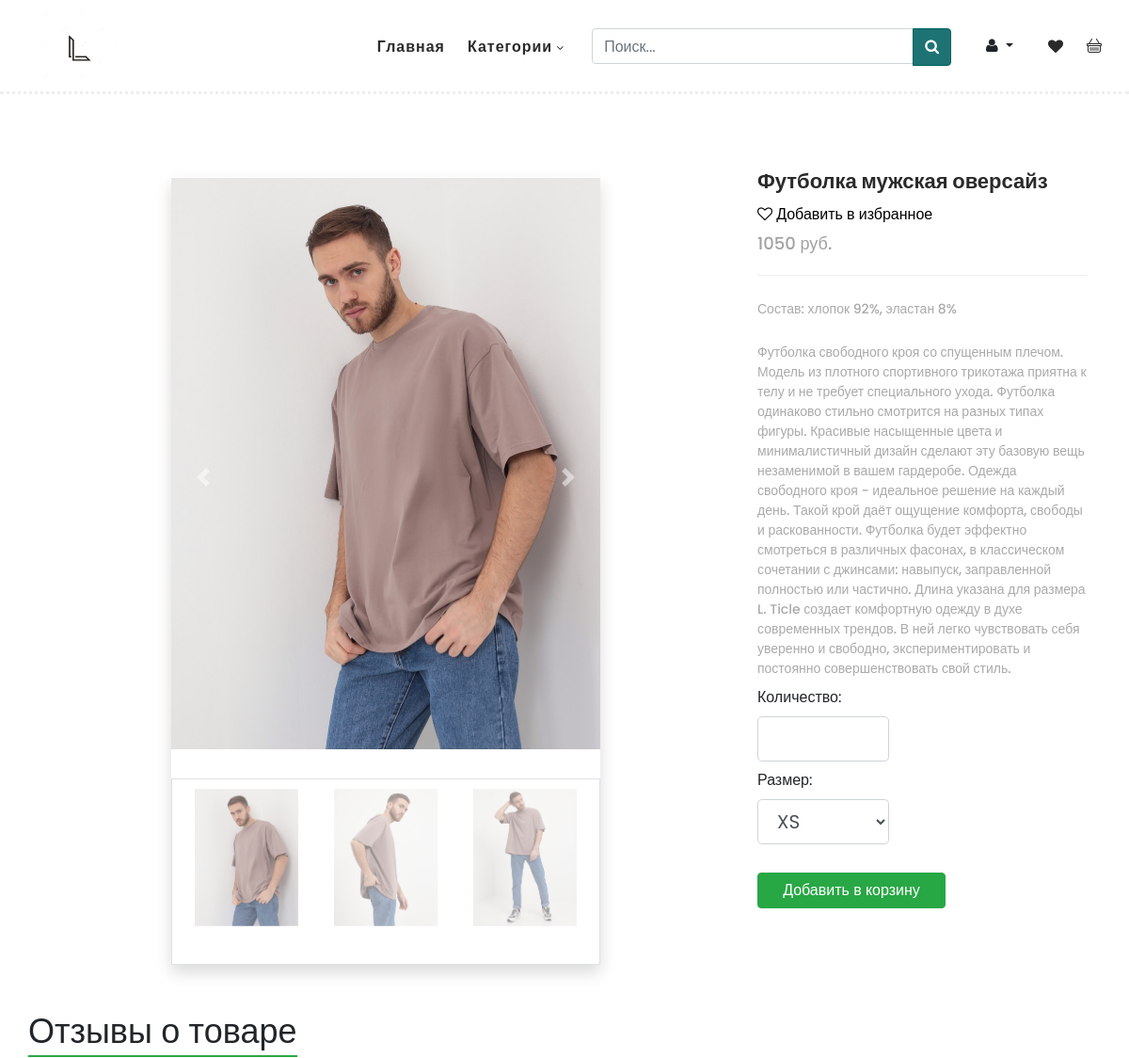
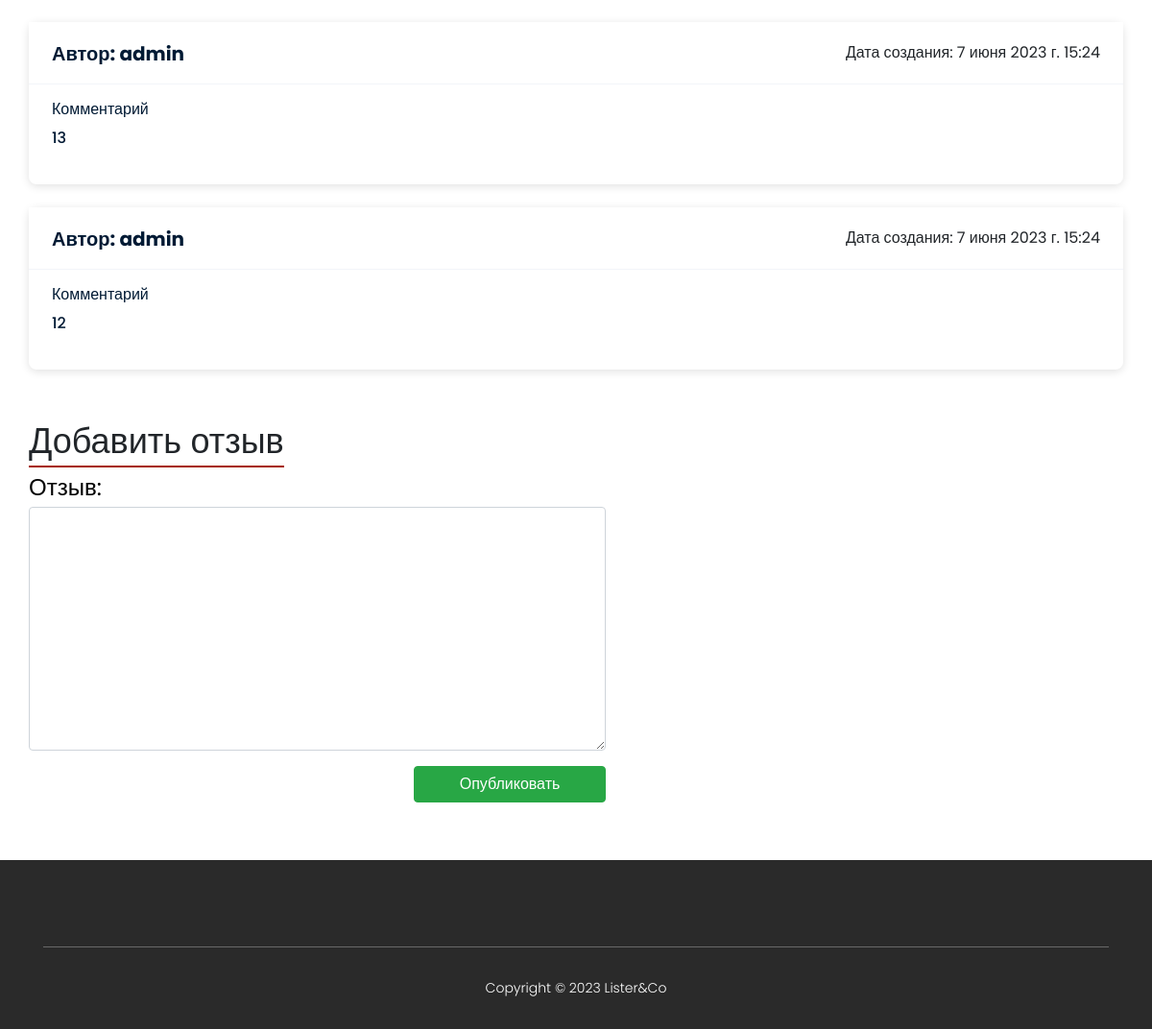
Page /product/1 on the committed database (2 pictures, top to bottom).
### store/models.py (models this page shows, shortened)
class Product(models.Model):
    name = models.CharField(max_length=100)
    description = models.TextField()
    materials = models.CharField(max_length=100)
    price = models.IntegerField(null=True)
    photo = models.ImageField(upload_to="photos/%Y/%m/%d", null=True)
    photo2 = models.ImageField(upload_to="photos/%Y/%m/%d", null=True)
    photo3 = models.ImageField(upload_to="photos/%Y/%m/%d", null=True)
    time_create = models.TimeField(auto_now_add=True)
    category = models.ForeignKey('Category', on_delete=models.PROTECT)
    class Meta:
        verbose_name = 'Одежда'
        verbose_name_plural = 'Одежда'
    def __str__(self):
        return self.name

class Review(models.Model):
    user = models.ForeignKey(User, on_delete=models.CASCADE)
    product = models.ForeignKey(Product, on_delete=models.CASCADE)
    text = models.TextField()
    time_create = models.DateTimeField(auto_now_add=True)
    class Meta:
        verbose_name = 'Отзыв'
        verbose_name_plural = 'Отзывы'

### store/views.py (the view)
# urls.py: path('product/<int:did>', ProductDetail.as_view(), name='detail'),
class ProductDetail(CategoryMixin, ListView):
    model = Product
    template_name = 'store/single-product.html'
    context_object_name = 'product'
    def get_context_data(self, *, object_list=None, **kwargs):
        context = super().get_context_data(**kwargs)
        context['form'] = AddBasketForm()
        context['form_review'] = ReviewForm()
        context['reviews'] = reversed(Review.objects.filter(product=Product.objects.get(id=self.kwargs['did'])))
        category_mixin = self.get_user_context()
        context['title'] = Product.objects.get(id=self.kwargs['did'])
        context = dict(list(context.items()) + list(category_mixin.items()))
        return context
    def get_queryset(self):
        return Product.objects.get(id=self.kwargs['did'])

### basket/forms.py
class AddBasketForm(forms.Form):
    quantity = forms.IntegerField(label="Количество", min_value=1, widget=forms.NumberInput(attrs={"class":"form-control form-control-lg form-width"}))
    size = forms.TypedChoiceField(label='Размер', choices=SIZES, widget=forms.Select(attrs={"class":"form-control form-control-lg form-width"}))
    update = forms.BooleanField(required=False, initial=False, widget=forms.HiddenInput)

### store/forms.py
class ReviewForm(forms.Form):
    text = forms.CharField(label="Отзыв", widget=forms.Textarea(attrs={"class":"form-control"}))

### store/models.py (called while the page is built)
    def get_absolute_url(self):
        return reverse('category', kwargs={'cid': self.pk})

### store/utils.py (called while the page is built)
    def get_user_context(self, **kwargs):
        context = kwargs
        categorys = Category.objects.all()
        context['categorys'] = categorys
        if 'cat_selected' not in context:
            context['cat_selected'] = 0
        return context

### store/templates/store/single-product.html (shortened to what this page needs)
{% extends 'store/base.html' %}
{% load static %}
{% load favorite_tags %}
{% block content %}
    <section class="section single-p" id="product">
        <div class="container">
            <div class="row">
                <div class="col-lg-8">
                <div class="left-images">
                    <div class="container py-2">
    <div class="row align-items-center">
        <div class="col-lg-8 offset-lg-2" id="slider">
            <div id="myCarousel" class="carousel slide shadow">
                <div class="carousel-inner">
                    <div class="active carousel-item" data-slide-number="0">
                        <img src="{{product.photo.url}}" class="img-fluid">
                    </div>
                    <a class="carousel-control-prev" href="#myCarousel" role="button" data-slide="prev">
                        <span class="carousel-control-prev-icon" aria-hidden="true"></span>
                    </a>
                    <a class="carousel-control-next" href="#myCarousel" role="button" data-slide="next">
                        <span class="carousel-control-next-icon" aria-hidden="true"></span>
                    </a>
                </div>
                <ul class="carousel-indicators list-inline mx-auto border px-2">
                    <li class="list-inline-item active d-flexx">
                        <a id="carousel-selector-0" class="selected d-flexx" data-slide-to="0" data-target="#myCarousel">
                            <img src="{{product.photo.url}}" class="img-fluid litimg">
                        </a>
                    </li>
                    <li class="list-inline-item d-flexx">
                        <a id="carousel-selector-1" class="d-flexx" data-slide-to="1" data-target="#myCarousel">
                            <img src="{{product.photo2.url}}" class="img-fluid litimg">
                        </a>
                    </li>
                    <li class="list-inline-item d-flexx">
                        <a id="carousel-selector-2" class="d-flexx" data-slide-to="2" data-target="#myCarousel">
                            <img src="{{product.photo3.url}}" class="img-fluid litimg">
                        </a>
                    </li>
                </ul>
            </div>
        </div>
    </div>
</div>
                </div>
            </div>
            <div class="col-lg-4">
                <div class="right-content">
                    <h4>{{product.name}}</h4>
                    <div class="favorite">
                        {% if user.is_authenticated %}
                            {% if product|is_favorite:user %}
                                <a class="favorites-a-added" href="{% url 'remove_from_favorite' product.id %}"><i class="fa fa-heart" aria-hidden="true"><span class="span-fav"> Убрать из избранного</span></i></a>
                            {% else %}
                                <a class="favorites-a-not-added" href="{% url 'add_to_favorite' product.id %}"><i class="fa fa-heart-o" aria-hidden="true"><span class="span-fav"> Добавить в избранное</span></i></a>
                            {% endif %}
                        {% else %}
                                <a class="favorites-a-not-added" href="{% url 'login' %}"><i class="fa fa-heart-o" aria-hidden="true"><span class="span-fav"> Добавить в избранное</span></i></a>
                        {% endif %}
                    </div>
                    <span class="price">{{product.price}} руб.</span>
                    <span>Состав: {{product.materials}}</span>
                    <span>{{product.description}}</span>
                    <div class="total">
                        <form action="{% url 'basket_add' product.pk %}" method="post">
							<div>
                                <div>
							{{ form }}
                                </div>
							</div>
                            {% if not request.user.is_authenticated %}
                            <div class="button-add"><a href="{% url 'login' %}" class="btn btn-success">Добавить в корзину</a></div>
                            {% else %}
                            <div class="button-add"><button type="submit" class="btn btn-success">Добавить в корзину</button></div>
                            {% endif %}
                        </form>
                    </div>
                </div>
            </div>
                <div class="review">
                    <span class="review-span">Отзывы о товаре</span>
                    {% for review in reviews %}
                    <div class="review-detail">
                      <div class="review-info">
                          <div class="tf1">
                              <div class="mf1">
                              <p class="tf2">Автор: {{ review.user.username }}</p>
                              </div>
                              <div class="t3f">
                              <span>Дата создания: {{ review.time_create }}</span>
                              </div>
                          </div>
                      </div>
                          <div class="order-details">
                              <div class="re9">
                              <p class="e88">Комментарий</p>
                              <p class="e6r">{{ review.text }}</p>
                              </div>
                          </div>
                      </div>
                    {% empty %}
                <div class="no-reviews">
                    <h2>Отзывов пока нет...</h2>
                </div>
                    {% endfor %}
                    </div>
                <div class="create-review">
                        <span class="red">Добавить отзыв</span>
                    <div class="review-submit">
                        <form action="{% url 'add_review' product.id %}" method="post">
                            <p class="txr">
                          {{ form_review }}
                            </p>
                            <div class="review-submit-button">
                          <button type="submit" class="btn btn-success">Опубликовать</button>
                            </div>
                        </form>
                        </div>
                </div>
            </div>
        </div>
    </section>
{% endblock %}

### store/static/store/assets/css/templatemo-hexashop.css (style rules this page uses)
html, body, div, span, applet, object, iframe, h1, h2, h3, h4, h5, h6, p, blockquote, div pre, a, abbr, acronym, address, big, cite, code, del, dfn, em, font, img, ins, kbd, q, s, samp, small, strike, strong, sub, sup, tt, var, b, u, i, center, dl, dt, dd, ol, ul, li, figure, header, nav, section, article, aside, footer, figcaption { margin: 0; padding: 0; border: 0; outline: 0; }
.review-detail { border-radius: 8px; box-shadow: 0 2px 10px 0 rgba(0,0,0,.12); display: flex; flex-direction: column; margin-bottom: 24px; margin-top: 24px; }
.create-review { margin-top: 24px; }
.txr { font-size: 24px; color: black; }
.review-submit-button { margin-top: 16px; display: flex; justify-content: flex-end; }
.review-info { background-color: white; }
.tf1 { display: flex; flex-wrap: wrap; justify-content: flex-start; margin: 20px 24px 18px; }
.tf2 { font-weight: 700; color: #001a34; font-size: 20px; line-height: 1.3; }
.order-details { border-top: 1px solid #f2f5f9; }
.favorites-a-not-added { color: black; }
.favorite { padding-top: 10px; }
.span-fav { font-family: 'Poppins', sans-serif; display: inline !important; color: black !important; font-size: 16px !important; }
.btn-success { width: 200px; }
.review { margin-top: 36px; width: 100%; }
.red { font-size: 36px; font-weight: 500; border-bottom: 2px solid #A61D00; }
.e6r { color: #001a34; font-size: 16px; font-weight: 500; line-height: 1.25; margin-bottom: 14px; margin-right: 8px; }
.t3f { flex-shrink: 0; margin-left: auto; -webkit-user-select: none; -moz-user-select: none; user-select: none; }
.re9 { padding: 16px 24px 24px; }
.review-span { font-size: 36px; font-weight: 500; border-bottom: 2px solid #28a745; }
.e88 { font-size: 16px; font-weight: 500; line-height: 20px; color: #001a34; padding-bottom: 10px; }
ul, li { padding: 0; margin: 0; list-style: none; }
header, nav, section, article, aside, footer, hgroup { display: block; }
* { box-sizing: border-box; }
html, body { font-family: 'Poppins', sans-serif; font-weight: 400; background-color: #fff; font-size: 16px; -ms-text-size-adjust: 100%; -webkit-font-smoothing: antialiased; -moz-osx-font-smoothing: grayscale; }
a { text-decoration: none !important; }
h1, h2, h3, h4, h5, h6 { margin-top: 0px; margin-bottom: 0px; }
ul { margin-bottom: 0px; }
p { font-size: 14px; line-height: 25px; }
#myCarousel .list-inline { white-space:nowrap; overflow-x:auto; }
#myCarousel .carousel-indicators { position: static; left: initial; width: initial; margin-left: initial; }
#myCarousel .carousel-indicators > li { width: initial; height: initial; text-indent: initial; }
#myCarousel .carousel-indicators > li.active img { opacity: 0.7; }
.litimg { max-width: 80%; }
.d-flexx { display: flex; justify-content: center; }
html, body { background: #fff; font-family: 'Poppins', sans-serif; }
.single-p { padding-top: 100px; }
label { margin-top: 0.5rem; }
.form-width { width: 40%; }
.button-add { margin-top: 30px; }
#product { margin-top: 80px; }
#product .left-images img { width: 100%; overflow: hidden; margin-bottom: 30px; }
#product .right-content { position: relative; z-index: 3; background-color: #fff; }
#product .right-content h4 { font-size: 22px; color: #2a2a2a; font-weight: 700; margin-bottom: 0px; }
#product .right-content span.price { font-size: 18px; color: #a1a1a1; font-weight: 500; display: block; margin-top: 5px; border-bottom: 1px solid #eee; padding-bottom: 20px; }
#product .right-content span { font-size: 14px; color: #aaaaaa; font-weight: 500; display: block; margin-top: 25px; }

### rows in the picture
Product: photo (picture), photo2 (picture), photo3 (picture), name "Футболка мужская оверсайз", price "1050", materials "хлопок 92%, эластан 8%", description "Футболка свободного кроя со спущенным плечом. Модель из плотного спортивного трикотажа приятна к телу и не требует специального ухода. Футболка одинаково стильно смотрится на разных типах фигуры. Красивые насыщенные цвета и минималистичный дизайн сделают эту базовую вещь незаменимой в вашем гардеробе. Одежда свободного кроя - идеальное решение на каждый день. Такой крой даёт ощущение комфорта, свободы и раскованности. Футболка будет эффектно смотреться в различных фасонах, в классическом сочетании с джинсами: навыпуск, заправленной полностью или частично. Длина указана для размера L. Ticle создает комфортную одежду в духе современных трендов. В ней легко чувствовать себя уверенно и…"
Review: user.username "admin", time_create "7 июня 2023 г. 15:24", text "13"
Review: user.username "admin", time_create "7 июня 2023 г. 15:24", text "12"
